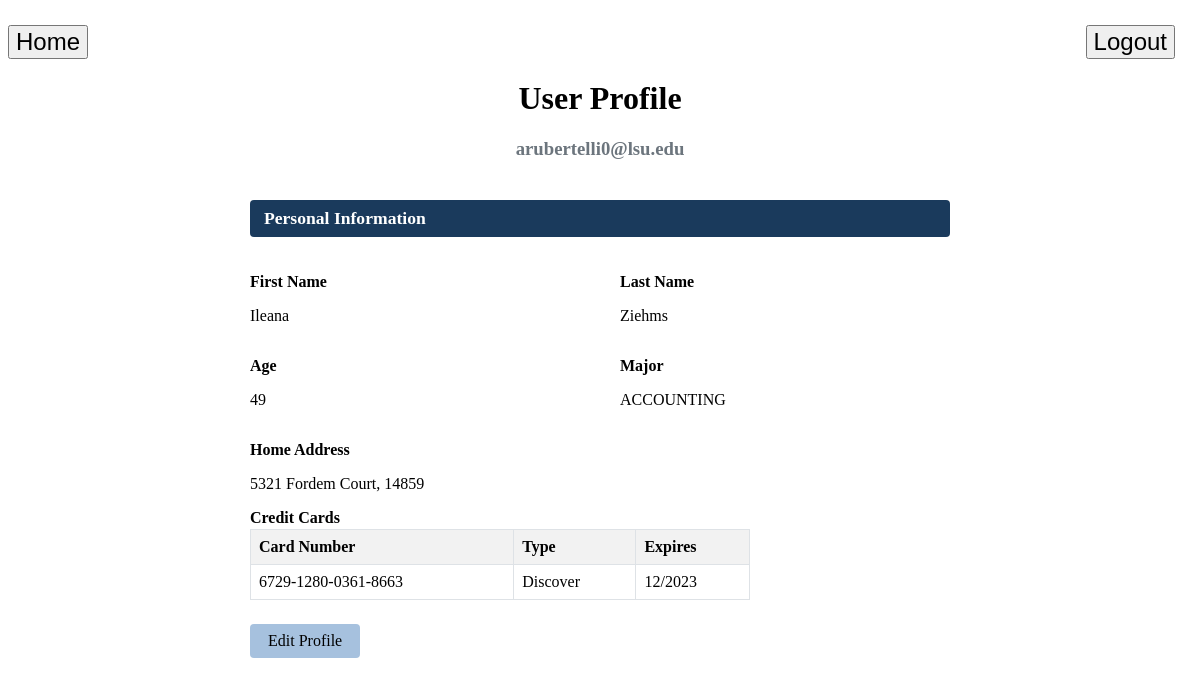
The page /UserProfile (signed in) on the database its author committed.
### tables this page shows
CREATE TABLE Bidders(
   email VARCHAR(30),
   first_name CHAR(20),
   last_name CHAR(20),
   age INTEGER,
   home_address_id INTEGER,
   major CHAR(20),
   PRIMARY KEY (email),
   FOREIGN KEY (email) REFERENCES Users,
   FOREIGN KEY (home_address_id) REFERENCES Address(address_id)
);

CREATE TABLE Address(
  address_id VARCHAR(100),
  zipcode INTEGER,
  street_num INTEGER,
  street_name VARCHAR(100),
  PRIMARY KEY (address_id),
  FOREIGN KEY (zipcode) REFERENCES Zipcode_Info(zipcode)
);

CREATE TABLE Credit_Cards(
  credit_card_num VARCHAR(50),
  card_type CHAR(15),
  expire_month INTEGER,
  expire_year INTEGER,
  security_code INTEGER,
  owner_email VARCHAR(30),
  PRIMARY KEY (credit_card_num),
  FOREIGN KEY (owner_email) REFERENCES Bidders(email)
);

### app.py (the view, shortened to what this page needs)
@app.route('/UserProfile', methods=['GET'])
@login_required
def user_profile():
    email = session.get('email')
    role  = session.get('role')
    profile_data = {}
    connection = connect()
    if role == 'Bidders':
        row = connection.execute(
            """SELECT b.first_name, b.last_name, b.age, b.major,
                      a.street_num, a.street_name, a.zipcode
               FROM Bidders b
               LEFT JOIN Address a ON b.home_address_id = a.address_id
               WHERE b.email = ?""",
            (email,)
        ).fetchone()
        cards = connection.execute(
            """SELECT credit_card_num, card_type, expire_month, expire_year
               FROM Credit_Cards WHERE owner_email = ?""",
            (email,)
        ).fetchall()
        if row:
            profile_data = {
                'first_name'  : row[0],
                'last_name'   : row[1],
                'age'         : row[2],
                'major'       : row[3],
                'street_num'  : row[4],
                'street_name' : row[5],
                'zipcode'     : row[6],
                'credit_cards': [
                    {
                        'number'      : c[0],
                        'type'        : c[1],
                        'expire_month': c[2],
                        'expire_year' : c[3],
                    }
                    for c in cards
                ],
            }
    connection.close()
    return render_template('UserProfile.html', email=email, role=role, profile_data=profile_data)

### app.py (called while the page is built)
def connect():
  return sqlite3.connect(DB_NAME)

def login_required(f):
    from functools import wraps
    @wraps(f)
    def decorated(*args, **kwargs):
        if not session.get('email'):
            return redirect(url_for('login'))
        return f(*args, **kwargs)
    return decorated

### templates/UserProfile.html (shortened to what this page needs)
<!DOCTYPE html>
<html lang="en">
<head>
</head>
<body>
<a href="/Home">
    <button class="home_button">Home</button>
</a>
<a href="/logout">
    <button class="logout_button">Logout</button>
</a>
<div style="max-width: 700px; margin: 80px auto 60px auto; padding: 0 20px;">
    <h1 style="text-align: center;">User Profile</h1>
    <h3 style="text-align: center; color: #6c757d;">{{ email }}</h3>
    <div class="section-title">Personal Information</div>
    {% if profile_data %}
        <div class="section-block">
            <div style="display: grid; grid-template-columns: 1fr 1fr; gap: 0 40px;">
                <div>
                    <p class="field-label">First Name</p>
                    <p class="field-value">{{ profile_data.first_name }}</p>
                </div>
                <div>
                    <p class="field-label">Last Name</p>
                    <p class="field-value">{{ profile_data.last_name }}</p>
                </div>
                <div>
                    <p class="field-label">Age</p>
                    <p class="field-value">{{ profile_data.age }}</p>
                </div>
                <div>
                    <p class="field-label">Major</p>
                    <p class="field-value">{{ profile_data.major }}</p>
                </div>
            </div>
            <p class="field-label">Home Address</p>
            <p class="field-value">
                {% if profile_data.street_num %}
                    {{ profile_data.street_num }} {{ profile_data.street_name }}, {{ profile_data.zipcode }}
                {% else %}
                    No address on file.
                {% endif %}
            </p>
            <p class="field-label">Credit Cards</p>
            {% if profile_data.credit_cards %}
                <table style="width: 100%; max-width: 500px; border-collapse: collapse; margin-bottom: 16px;">
                    <thead>
                        <tr style="background-color: #f2f2f2;">
                            <th style="padding: 8px; text-align: left; border: 1px solid #dee2e6;">Card Number</th>
                            <th style="padding: 8px; text-align: left; border: 1px solid #dee2e6;">Type</th>
                            <th style="padding: 8px; text-align: left; border: 1px solid #dee2e6;">Expires</th>
                        </tr>
                    </thead>
                    <tbody>
                    {% for card in profile_data.credit_cards %}
                        <tr>
                            <td style="padding: 8px; border: 1px solid #dee2e6;">{{ card.number }}</td>
                            <td style="padding: 8px; border: 1px solid #dee2e6;">{{ card.type }}</td>
                            <td style="padding: 8px; border: 1px solid #dee2e6;">{{ card.expire_month }}/{{ card.expire_year }}</td>
                        </tr>
                    {% endfor %}
                    </tbody>
                </table>
            {% else %}
                <p class="field-value">No credit cards on file.</p>
            {% endif %}
            <a href="/Personal_Information" style="display: inline-block; margin-top: 8px; padding: 8px 18px; background-color: #a6c1de; color: rgb(0, 0, 0); text-decoration: none; border-radius: 4px;">Edit Profile</a>
        </div>
    {% else %}
        <p>No personal information on file. Please complete your profile.</p>
        <a href="/Update_Info" style="display: inline-block; padding: 8px 18px; background-color: #1a3a5c; color: white; text-decoration: none; border-radius: 4px;">Complete Registration</a>
    {% endif %}
</div>
</body>
</html>

### templates/UserProfile.html (style rules this page uses)
.logout_button { position: absolute; font-size: 24px; top: 25px; right: 25px; }
.home_button { position: absolute; font-size: 24px; top: 25px; }
.section-title { font-size: 1.1rem; font-weight: bold; color: #ffffff; background-color: #1a3a5c; padding: 8px 14px; border-radius: 4px; margin-top: 40px; margin-bottom: 20px; }
.field-label { font-weight: bold; margin-bottom: 2px; }
.field-value { margin-bottom: 16px; }
.section-block { margin-bottom: 10px; }

### rows shown on the page
Bidders: first_name "Ileana", last_name "Ziehms", age "49", major "ACCOUNTING"
Address: street_num "5321", street_name "Fordem Court", zipcode "14859"
Credit_Cards: number "6729-1280-0361-8663", type "Discover", expire_month "12", expire_year "2023"

### other values the page prints
{{ email }} "arubertelli0@lsu.edu"
